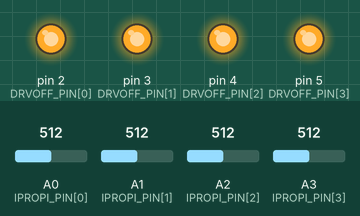
The sketch below on a simulated Arduino Nano, built with avr-gcc and run on an emulated ATmega328P. On the bench: output pins drawn as LEDs (lit = HIGH). Inputs (shaded band) come from the test bench; at power-on: A0 (IPROPI_PIN[0]) = 512, A1 (IPROPI_PIN[1]) = 512, A2 (IPROPI_PIN[2]) = 512, A3 (IPROPI_PIN[3]) = 512.

Above: at 1.2 s.
1.3 s: A0 (IPROPI_PIN[0]) set to 64
2.8 s: A0 (IPROPI_PIN[0]) set to 56
At 3.6 s:
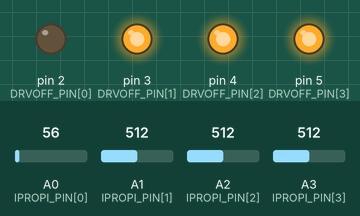
4.3 s: A1 (IPROPI_PIN[1]) set to 67
5.8 s: A1 (IPROPI_PIN[1]) set to 57
At 7.0 s:
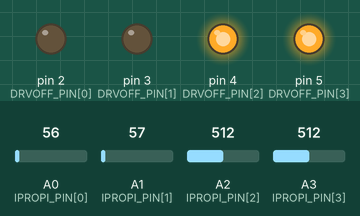
7.3 s: A2 (IPROPI_PIN[2]) set to 67
8.8 s: A2 (IPROPI_PIN[2]) set to 56
At 9.4 s:
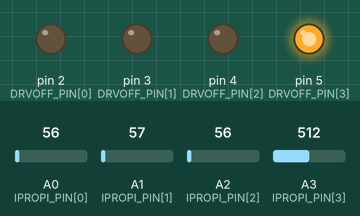
Timing chart, 0 to 11.3 s (numbered marks = the images above; inputs shaded):
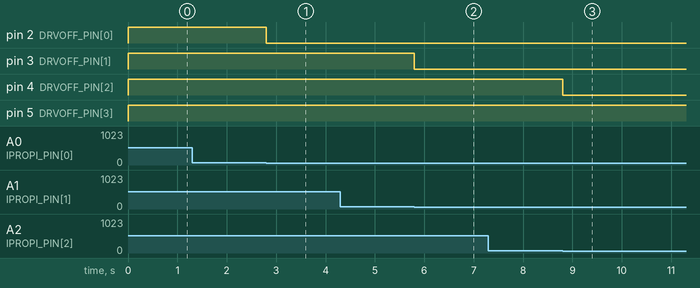

Measured:
- the behaviour switches between 62 and 61 on A0 (IPROPI_PIN[0]) (found by bisection; images 0 and 1)
- the behaviour switches between 62 and 61 on A1 (IPROPI_PIN[1]) (found by bisection; images 1 and 2)
- the behaviour switches between 62 and 61 on A2 (IPROPI_PIN[2]) (found by bisection; images 2 and 3)
- after the input at 1.3 s, every drawn part: stays the same
- after the input at 2.8 s, pin 2 (DRVOFF_PIN[0]): HIGH → LOW at once
- after the input at 4.3 s, every drawn part: stays the same
- after the input at 5.8 s, pin 3 (DRVOFF_PIN[1]): HIGH → LOW at once
- after the input at 7.3 s, every drawn part: stays the same
- after the input at 8.8 s, pin 4 (DRVOFF_PIN[2]): HIGH → LOW at once

The sketch:

Motor_Current_Limit_1A.ino
```cpp
/*  Simple 1 A current limit  -  Arduino Nano Every + DRV8263H x4
    ----------------------------------------------------------------
    Coasts a motor (DRVOFF HIGH) the instant its current crosses the
    limit and releases it when back under. Per motor, no timers - it
    chops on/off around ~1 A, holding the current near the cap instead
    of letting it run up to the ~1.6 A stall.

    WIRING: each driver's DRVOFF is lifted off the GND rail and run to the
    Nano; shared ground between Nano and Main PCB. The Teensy still generates
    the motor PWM on the IN pins.

        Driver #1  IPROPI -> A0   DRVOFF -> D2
        Driver #2  IPROPI -> A1   DRVOFF -> D3
        Driver #3  IPROPI -> A2   DRVOFF -> D4
        Driver #4  IPROPI -> A3   DRVOFF -> D5
    ---------------------------------------------------------------- */

const uint8_t NUM_MOTORS = 4;
const uint8_t IPROPI_PIN[NUM_MOTORS] = { A0, A1, A2, A3 };
const uint8_t DRVOFF_PIN[NUM_MOTORS] = {  2,  3,  4,  5 };

const float I_LIMIT_A = 1.0;     // <-- current ceiling, amps
const float V_PER_A   = 0.300;   // IPROPI sensitivity: 300 mV/A
const float ADC_VREF  = 5.0;     // Nano Every ADC reference (V)
const int   ADC_MAX   = 1023;    // 10-bit ADC

// limit expressed in raw ADC counts (computed once -> keeps the loop fast)
const int LIMIT_COUNTS = (int)(I_LIMIT_A * V_PER_A / ADC_VREF * ADC_MAX);

void setup() {
  for (uint8_t i = 0; i < NUM_MOTORS; i++) {
    pinMode(DRVOFF_PIN[i], OUTPUT);
    digitalWrite(DRVOFF_PIN[i], LOW);          // LOW = run
  }
}

void loop() {
  for (uint8_t i = 0; i < NUM_MOTORS; i++)
    digitalWrite(DRVOFF_PIN[i],
                 analogRead(IPROPI_PIN[i]) > LIMIT_COUNTS ? HIGH : LOW);  // over -> coast
}
```
